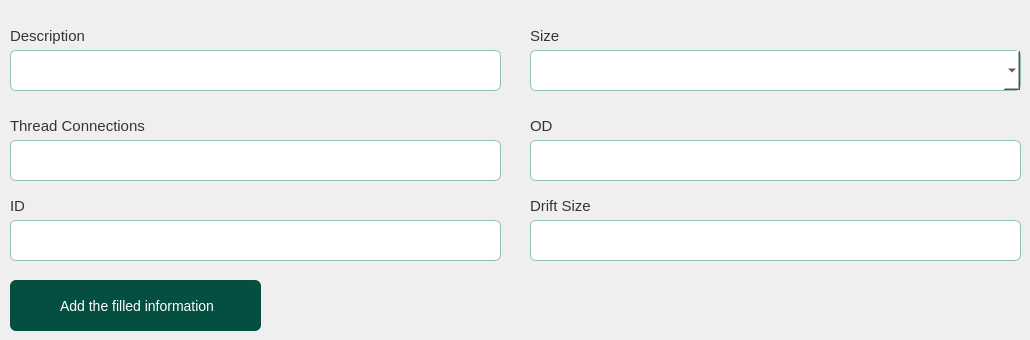
     <widget class="QWidget" name="tab_2">
      <attribute name="title">
       <string>WBCO Tools On Board (Primary)</string>
      </attribute>
      <widget class="QLineEdit" name="txt_thread_primary">
       <property name="geometry">
        <rect>
         <x>10</x>
         <y>140</y>
         <width>491</width>
         <height>41</height>
        </rect>
       </property>
       <property name="styleSheet">
        <string notr="true">QLineEdit{


background-color:#fff;
border: 1px solid #8ec0af;
border-radius: 6px
}</string>
       </property>
       <property name="placeholderText">
        <string/>
       </property>
      </widget>
      <widget class="QLabel" name="lbl_size">
       <property name="geometry">
        <rect>
         <x>530</x>
         <y>20</y>
         <width>41</width>
         <height>31</height>
        </rect>
       </property>
       <property name="font">
        <font>
         <pointsize>11</pointsize>
        </font>
       </property>
       <property name="styleSheet">
        <string notr="true">color: rgb(52, 52, 52);</string>
       </property>
       <property name="text">
        <string>Size</string>
       </property>
      </widget>
      <widget class="QLabel" name="lbl_drift_size">
       <property name="geometry">
        <rect>
         <x>530</x>
         <y>190</y>
         <width>81</width>
         <height>31</height>
        </rect>
       </property>
       <property name="font">
        <font>
         <pointsize>11</pointsize>
        </font>
       </property>
       <property name="styleSheet">
        <string notr="true">color: rgb(52, 52, 52);</string>
       </property>
       <property name="text">
        <string>Drift Size</string>
       </property>
      </widget>
      <widget class="QLabel" name="lbl_thread_conections">
       <property name="geometry">
        <rect>
         <x>10</x>
         <y>110</y>
         <width>161</width>
         <height>31</height>
        </rect>
       </property>
       <property name="font">
        <font>
         <pointsize>11</pointsize>
        </font>
       </property>
       <property name="styleSheet">
        <string notr="true">color: rgb(52, 52, 52);</string>
       </property>
       <property name="text">
        <string>Thread Connections</string>
       </property>
      </widget>
      <widget class="QLabel" name="lbl_od">
       <property name="geometry">
        <rect>
         <x>530</x>
         <y>110</y>
         <width>31</width>
         <height>31</height>
        </rect>
       </property>
       <property name="font">
        <font>
         <pointsize>11</pointsize>
        </font>
       </property>
       <property name="styleSheet">
        <string notr="true">color: rgb(52, 52, 52);</string>
       </property>
       <property name="text">
        <string>OD</string>
       </property>
      </widget>
      <widget class="QLineEdit" name="txt_id_primary">
       <property name="geometry">
        <rect>
         <x>10</x>
         <y>220</y>
         <width>491</width>
         <height>41</height>
        </rect>
       </property>
       <property name="styleSheet">
        <string notr="true">QLineEdit{


background-color:#fff;
border: 1px solid #8ec0af;
border-radius: 6px
}</string>
       </property>
       <property name="placeholderText">
        <string/>
       </property>
      </widget>
      <widget class="QLineEdit" name="txt_od_primary">
       <property name="geometry">
        <rect>
         <x>530</x>
         <y>140</y>
         <width>491</width>
         <height>41</height>
        </rect>
       </property>
       <property name="styleSheet">
        <string notr="true">QLineEdit{


background-color:#fff;
border: 1px solid #8ec0af;
border-radius: 6px
}</string>
       </property>
       <property name="placeholderText">
        <string/>
       </property>
      </widget>
      <widget class="QComboBox" name="cbx_size_primary">
       <property name="geometry">
        <rect>
         <x>530</x>
         <y>50</y>
         <width>491</width>
         <height>41</height>
        </rect>
       </property>
       <property name="styleSheet">
        <string notr="true">
background-color:#fff;
border: 1px solid #8ec0af;
border-radius: 6px</string>
       </property>
      </widget>
      <widget class="QLineEdit" name="txt_drift_primary">
       <property name="geometry">
        <rect>
         <x>530</x>
         <y>220</y>
         <width>491</width>
         <height>41</height>
        </rect>
       </property>
       <property name="styleSheet">
        <string notr="true">QLineEdit{


background-color:#fff;
border: 1px solid #8ec0af;
border-radius: 6px
}</string>
       </property>
       <property name="placeholderText">
        <string/>
       </property>
      </widget>
      <widget class="QLabel" name="lbl_description">
       <property name="geometry">
        <rect>
         <x>10</x>
         <y>20</y>
         <width>101</width>
         <height>31</height>
        </rect>
       </property>
       <property name="font">
        <font>
         <pointsize>11</pointsize>
        </font>
       </property>
       <property name="styleSheet">
        <string notr="true">color: rgb(52, 52, 52);</string>
       </property>
       <property name="text">
        <string>Description</string>
       </property>
      </widget>
      <widget class="QLabel" name="lbl_id">
       <property name="geometry">
        <rect>
         <x>10</x>
         <y>190</y>
         <width>31</width>
         <height>31</height>
        </rect>
       </property>
       <property name="font">
        <font>
         <pointsize>11</pointsize>
        </font>
       </property>
       <property name="styleSheet">
        <string notr="true">color: rgb(52, 52, 52);</string>
       </property>
       <property name="text">
        <string>ID</string>
       </property>
      </widget>
      <widget class="QLineEdit" name="txt_description_primary">
       <property name="geometry">
        <rect>
         <x>10</x>
         <y>50</y>
         <width>491</width>
         <height>41</height>
        </rect>
       </property>
       <property name="styleSheet">
        <string notr="true">QLineEdit{


background-color:#fff;
border: 1px solid #8ec0af;
border-radius: 6px
}</string>
       </property>
       <property name="placeholderText">
        <string/>
       </property>
      </widget>
      <widget class="QPushButton" name="btn_add_wbco_primary">
       <property name="geometry">
        <rect>
         <x>10</x>
         <y>280</y>
         <width>251</width>
         <height>51</height>
        </rect>
       </property>
       <property name="styleSheet">
        <string notr="true">

QPushButton#btn_add_wbco_primary{

border:none;
background-color:#044e42;
color:white;
font-size:14px;
border-radius: 6px;
transition: background-color 0.5s ease;
padding:10px;
text-align:rigth;
}

QPushButton#btn_add_wbco_primary:hover{
 background-color: #044e42;
border-radius: 6px;
transition: background-color 0.5s ease;
padding:10px;
}

QPushButton#btn_add_wbco_primary:pressed {
 background-color: #044e42;
border-radius: 6px;
background-color: #033029;
padding:10px;
 }
</string>
       </property>
       <property name="text">
        <string> Add the filled information</string>
       </property>
       <property name="icon">
        <iconset>
         <normaloff>../../img/check-solid.svg</normaloff>../../img/check-solid.svg</iconset>
       </property>
      </widget>
      <zorder>lbl_thread_conections</zorder>
      <zorder>lbl_id</zorder>
      <zorder>lbl_description</zorder>
      <zorder>txt_thread_primary</zorder>
      <zorder>lbl_size</zorder>
      <zorder>lbl_drift_size</zorder>
      <zorder>lbl_od</zorder>
      <zorder>txt_id_primary</zorder>
      <zorder>txt_od_primary</zorder>
      <zorder>cbx_size_primary</zorder>
      <zorder>txt_drift_primary</zorder>
      <zorder>txt_description_primary</zorder>
      <zorder>btn_add_wbco_primary</zorder>
     </widget>
